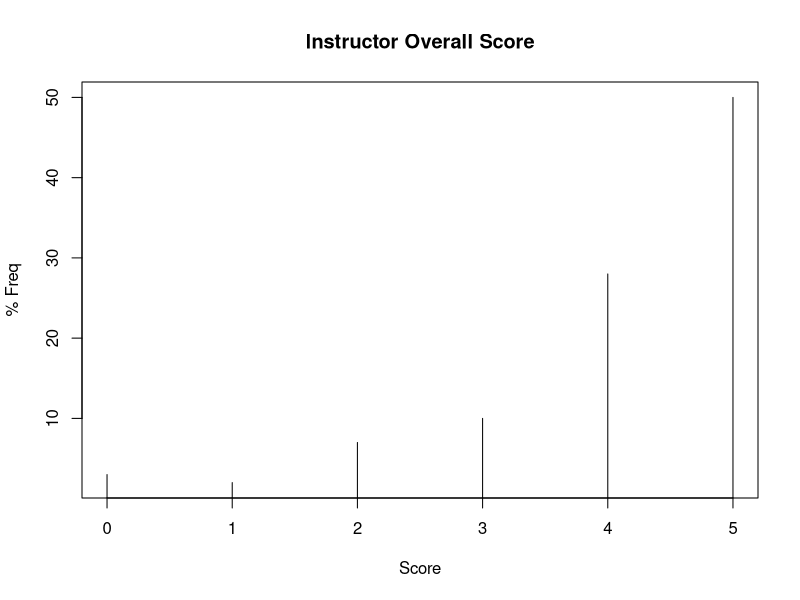

Generate this figure with R:
svg("out.svg")
plot(0:5, c(3, 2, 7, 10, 28, 50), type='h',
     main="Instructor Overall Score", xlab="Score", ylab="% Freq")
dev.off()
